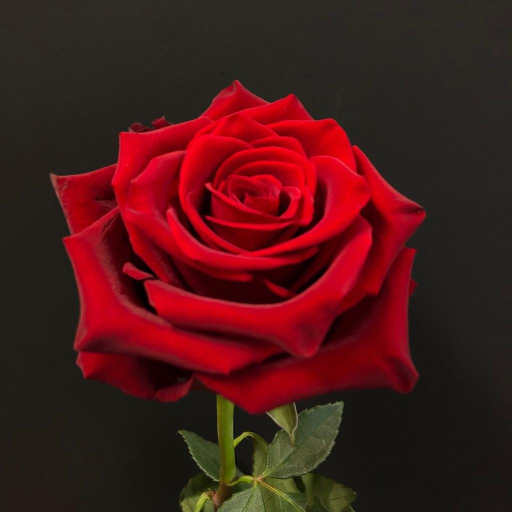
#> input picture BE Computer/Semester/Sem-VII/Image-Processing-n-Pattern-Recognition/IPPR-Lab/Histogram/Day1/pictures/rose.jpg, 1024 x 1024 px, found by its file name (shown at 1/2 size)
$ python histogram-stretching.py
#> lines starting #> are read from the running program, lines starting #| are printed output that depends on the picture
# Histogram Stretching
# ============================Khom===================

from cv2 import cv2
import numpy as np
# import math
import matplotlib.pyplot as plt


rose = cv2.imread(r"C:\Users\ACER\Desktop\myProj\what-I-learnt-as-a-Computer-Engineering-Student\BE Computer\Semester\Sem-VII\Image-Processing-n-Pattern-Recognition\IPPR-Lab\Histogram\Day1\pictures\rose.jpg")
#> rose is the input picture: shape (1024, 1024, 3); mean B, G, R 25, 25.3, 74.4
# print(rose)
rose = cv2.resize(rose, (800, 600))
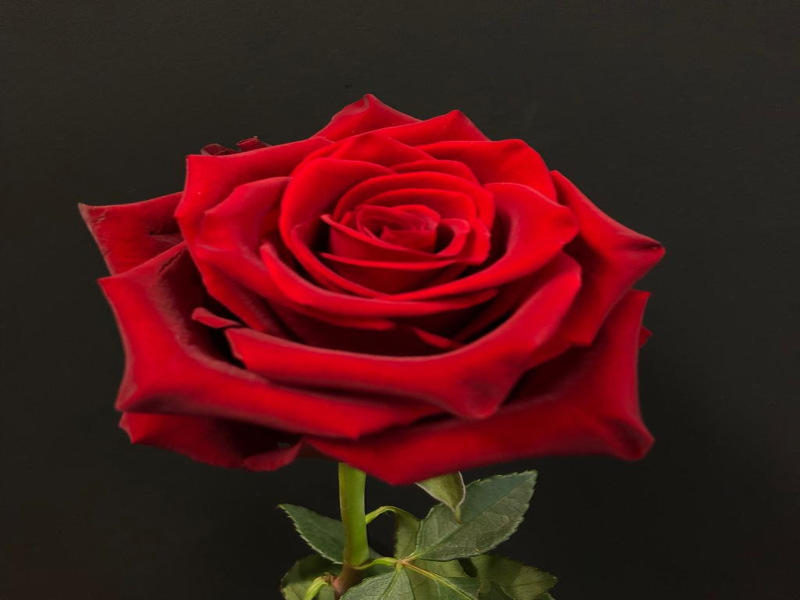
#> rose: shape (600, 800, 3); mean B, G, R 24.9, 25.3, 74.4
k = rose.shape
#> k = (600, 800, 3)
# cv2.imshow('original', rose)
roseGray = cv2.cvtColor(rose, cv2.COLOR_BGR2GRAY)  # RGB to Grey
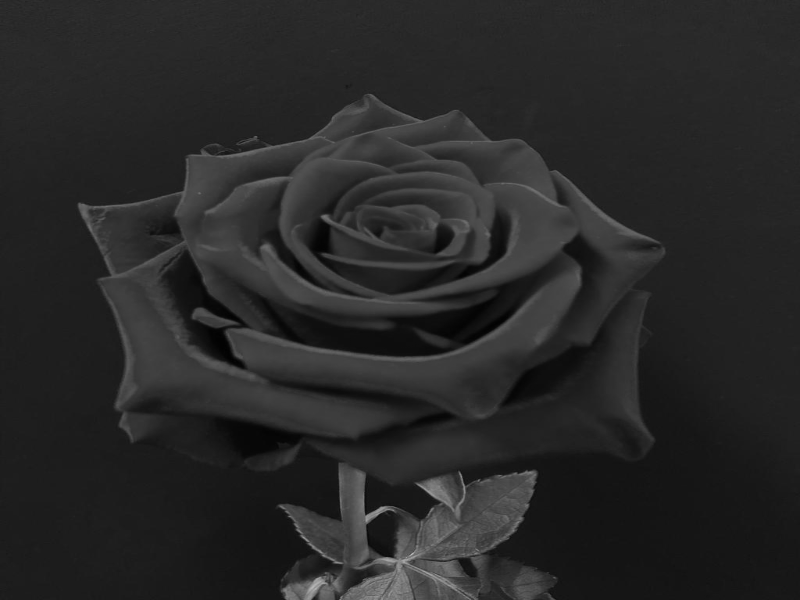
#> roseGray: shape (600, 800); min 1, max 187, mean 39.9
roseGray = cv2.convertScaleAbs(roseGray, alpha=1.10, beta=80)  # Manipulation in Contrast and Brightness
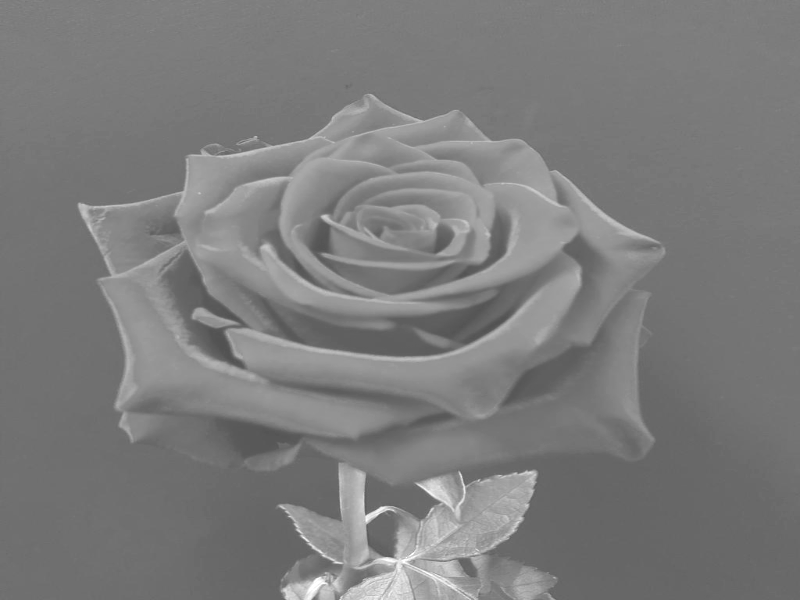
#> roseGray: shape (600, 800); min 81, max 255, mean 123.9

# cv2.imshow('binary', roseGray)
# cv2.waitKey(0)


def Hist(image):
    H = np.zeros(shape=(256,1))
    k = image.shape
#> k = (600, 800)
    for i in range(k[0]):
        for j in range(k[1]):
            new_var = image[i, j]
            # H[new_var, 0] = H[new_var, 0] + 1
            H[new_var,0] += 1
#> after the loop, H = 256 values, max 20821 at index 123, min 0 at index 0, mean 1875
    return H

histg = Hist(roseGray)
#> histg has the same summary as H in Hist
plt.plot(histg)
plt.show()
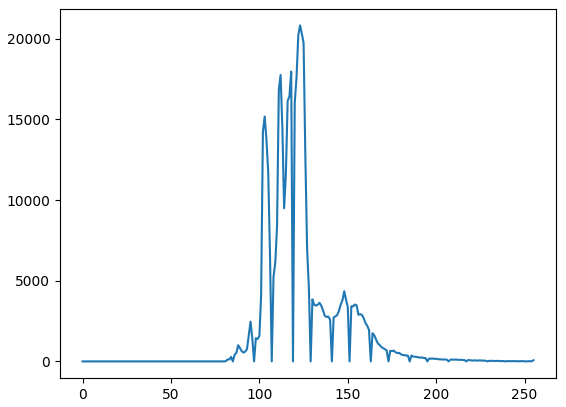
#> figure drawn by matplotlib, 1 panel; curve peaks at x = 123, y = 20821

# ============================== Main code==============================

x = histg.reshape(1,256)
y = np.zeros((1,256))

for i in range(256):
    if x[0,i] == 0:
        y[0,i] = 0
    else:
        y[0,i] = i

min = np.min(y[np.nonzero(y)])
#> min = 81
max = np.max(y[np.nonzero(y)])
#> max = 255

stretch = np.round(((255-0) / (max-min)) * (y-min))
stretch[stretch<0] = 0
stretch[stretch>255] = 255  # rounding off  the values using numpy

for i in range(k[0]):
    for j in range(k[1]):
        new_var = roseGray[i,j]
        roseGray[i,j] = stretch[0,new_var]
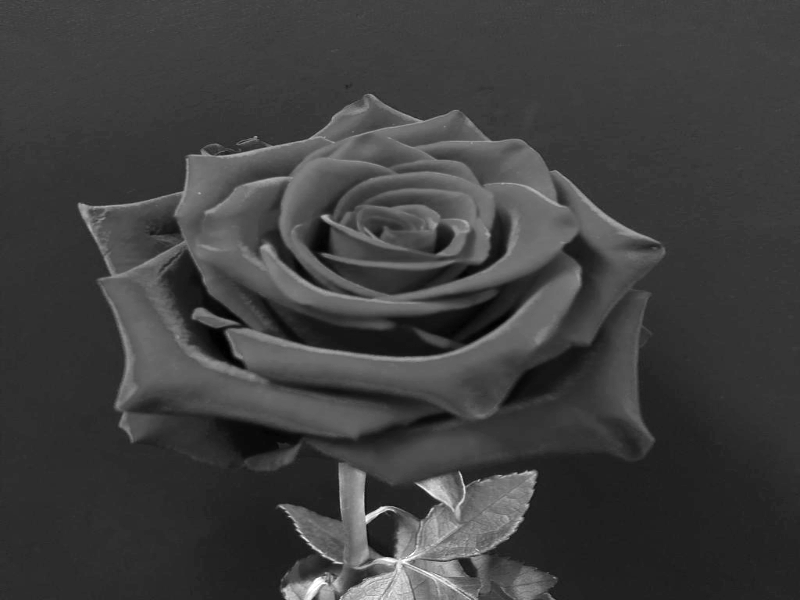
#> roseGray: shape (600, 800); min 0, max 255, mean 62.8

histg2 = Hist(roseGray)
#> histg2 = 256 values, max 20821 at index 62, min 0 at index 2, mean 1875
cv2.imshow('mystretching', roseGray)
plt.plot(histg)
plt.plot(histg2)
plt.show()
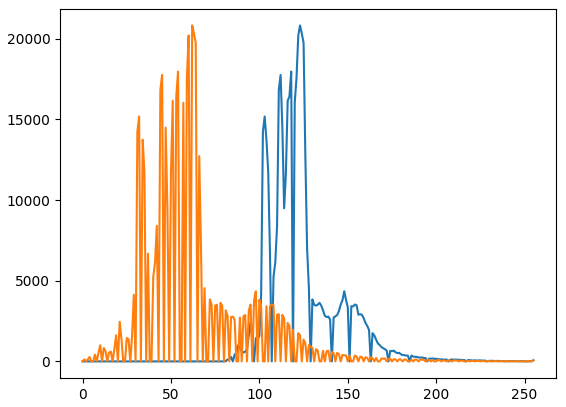
#> figure drawn by matplotlib, 1 panel; curve peaks at x = 123, y = 20821; curve peaks at x = 62, y = 20821
